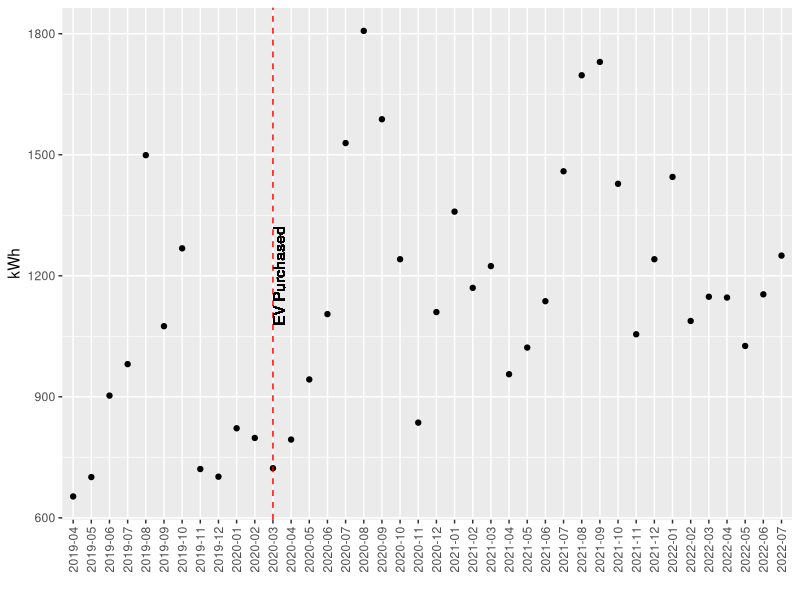
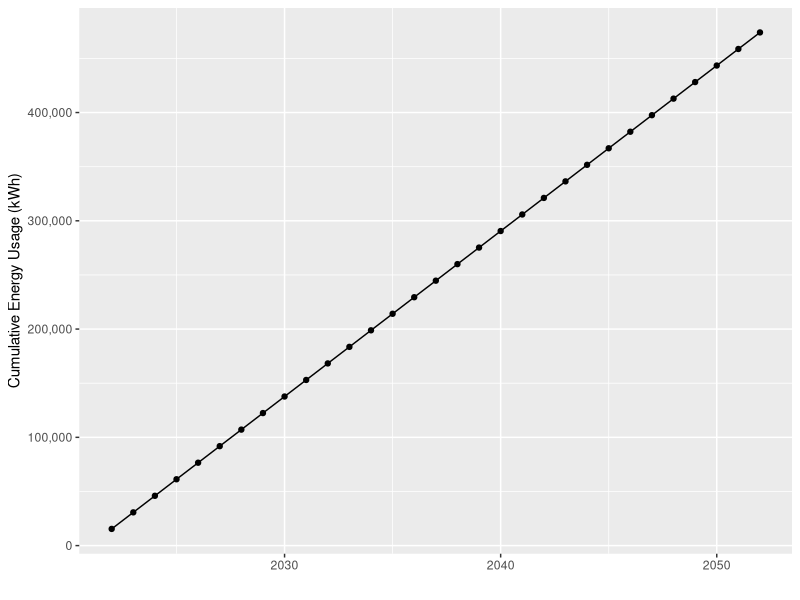
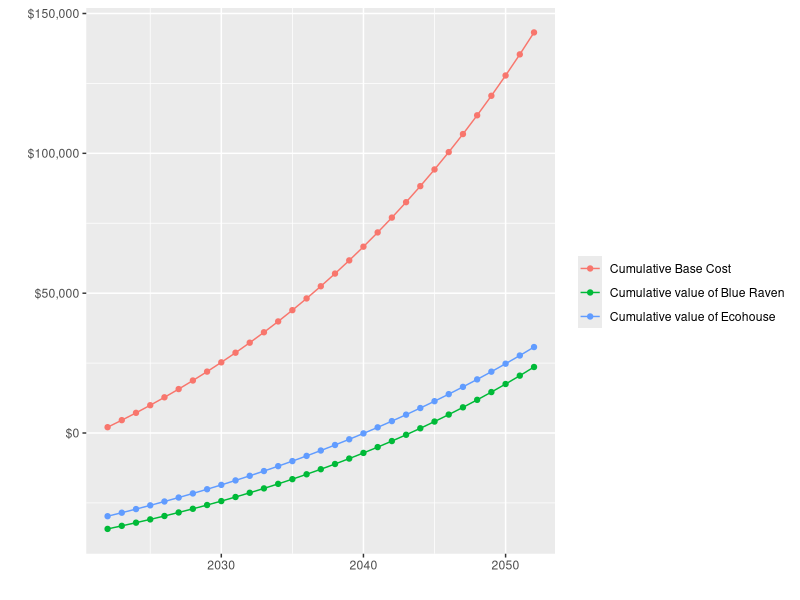
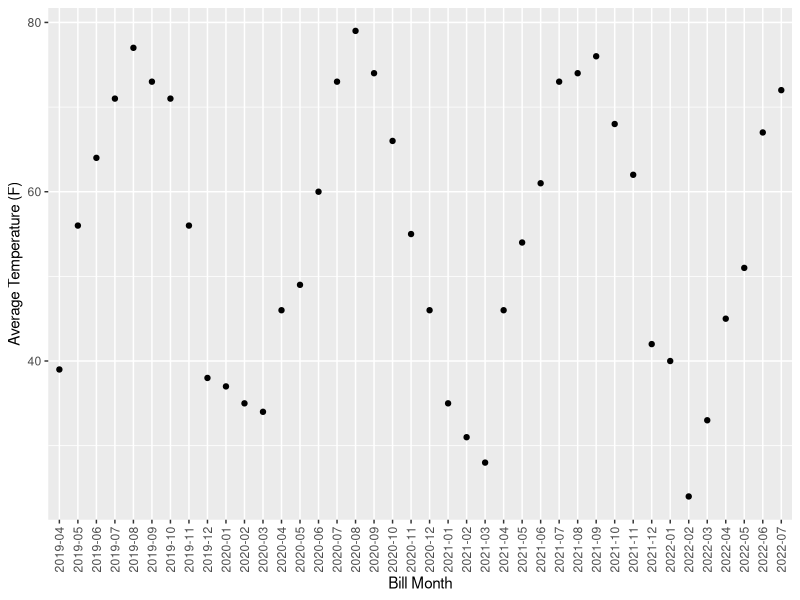
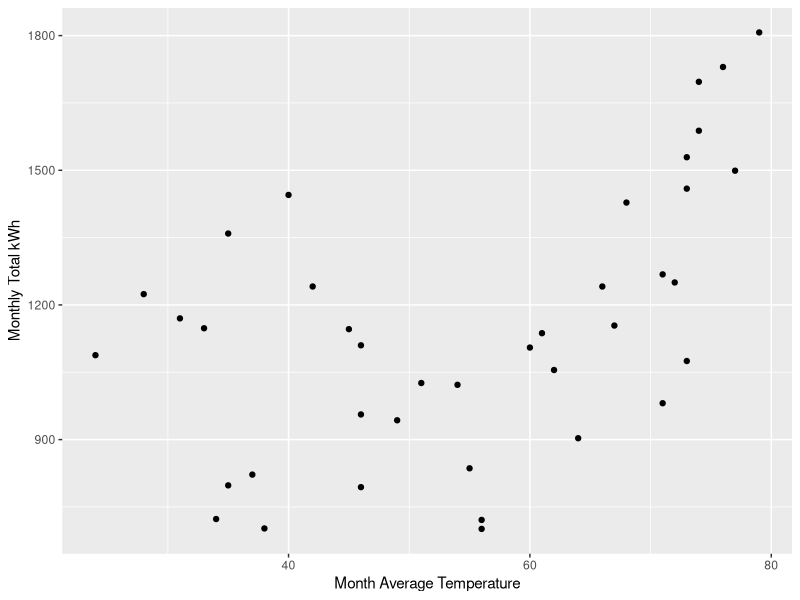
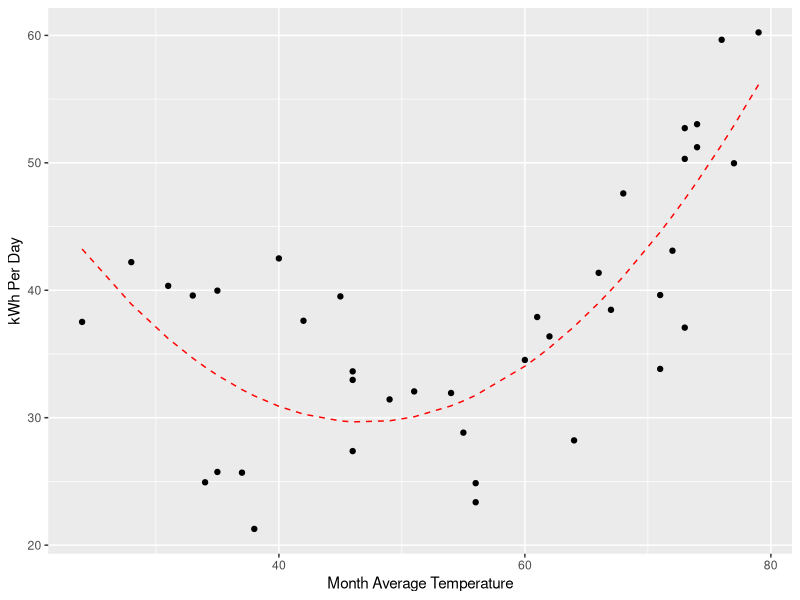
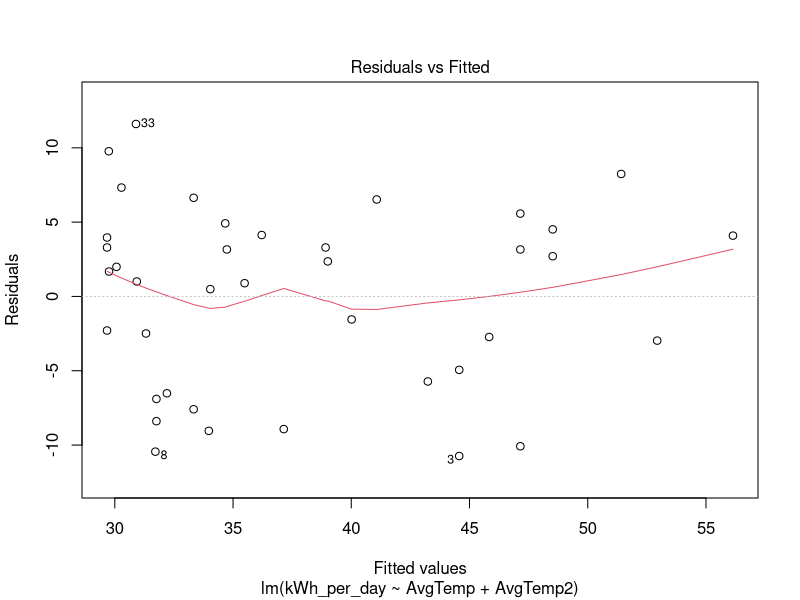
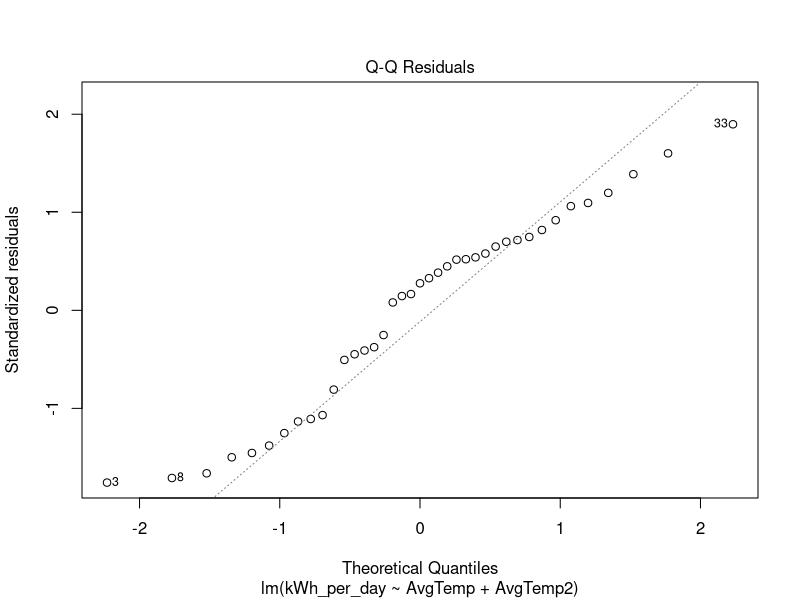

These figures' R source, in order:
## ---- chunk 1
knitr::opts_chunk$set(echo = FALSE)

require(ggplot2)
require(stringr)
require(lubridate)
## ---- chunk 2
stopifnot(file.exists("ActualData.csv"))
stopifnot(file.exists("ForecastData.csv"))

actual <- read.csv("ActualData.csv")
names(actual)[1] <- "Bill.Start"

strip_dollar_sign_or_comma <- function(x) as.numeric(gsub("[,$]", "", x))

forecast <- read.csv("ForecastData.csv")
names(forecast)[1] <- "Year"

forecast$yearmonth <- paste0(forecast$Year, "-", stringr::str_pad(forecast$Month, pad = "0", width = 2))
forecast$kWh <- strip_dollar_sign_or_comma(forecast$kWh)
forecast$Transmission <- strip_dollar_sign_or_comma(forecast$Transmission)
forecast$Customer <- strip_dollar_sign_or_comma(forecast$Customer)
forecast$Distribution <- strip_dollar_sign_or_comma(forecast$Distribution)
forecast$Generation <- strip_dollar_sign_or_comma(forecast$Generation)
forecast$Bill.Total <- strip_dollar_sign_or_comma(forecast$Bill.Total)

actual$Bill.Start <- lubridate::mdy(actual$Bill.Start)
## ---- chunk 3
ggplot(forecast, aes(x = yearmonth, y = kWh)) + geom_point() +
  theme(axis.text.x = element_text(angle = 90, vjust = 0.5)) +
  geom_vline(aes(xintercept = "2020-03"), col = "red", lty = 2) +
  geom_text(x = "2020-03", y = 1200, label = "EV Purchased", angle = 90, vjust = 1) +
  labs(x = "", y = "kWh")
## ---- chunk 4
actual_usage_previous_year <- sum(forecast$kWh[(nrow(forecast)-11):nrow(forecast)])
actual_cost_previous_year <- sum(forecast$Bill.Total[(nrow(forecast)-11):nrow(forecast)])
forecast_usage_per_year <- mean(forecast$kWh[16:length(forecast$kWh)])*12
forecast_trans_per_year <- mean(forecast$Transmission[28:40])*12
forecast_dist_per_year <- mean(forecast$Distribution[28:40])*12
forecast_cust_per_year <- forecast$Customer[40]*12
forecast_gen_per_year <- mean(forecast$kWh[16:length(forecast$kWh)])*12 * forecast$Generation.per.kWh[40]
forecast_bill_total <- forecast_trans_per_year + forecast_dist_per_year + forecast_cust_per_year + forecast_gen_per_year
blue_raven_production <- 13380
ecohouse_production <- 15453
blue_raven_eff <- .92
ecohouse_eff <- 0.8
blue_raven_total_cost <- 46341
blue_raven_tax_break <- 12049
eco_total_cost <- 42500
eco_tax_break <- 12750
energy_inflation <- 0.04
inflation <- 0.02
## ---- chunk 5
npv_data <- data.frame(
  year = 2022:2052,
  usage = c(actual_usage_previous_year, rep(forecast_usage_per_year, 30)),
  cost_no_solar = c(actual_cost_previous_year, 
                   forecast_bill_total*(1+energy_inflation)^(1:30)),
  generation_blue = c(0, blue_raven_production*(blue_raven_eff^(1/25))^(1:30)),
  generation_eco = c(0, ecohouse_production*(ecohouse_eff^(1/25))^(1:30))) |>
  dplyr::mutate(
    offset_blue = c(-(blue_raven_total_cost-blue_raven_tax_break), rep(0, 30)) +
      generation_blue*forecast$Generation.per.kWh[40]*(1+energy_inflation)^(0:30),
    offset_eco = c(-(eco_total_cost-eco_tax_break), rep(0, 30)) +
      generation_eco*forecast$Generation.per.kWh[40]*(1+energy_inflation)^(0:30))
## ---- chunk 6
ggplot(npv_data, aes(x = year, y = cumsum(usage))) + 
  geom_point() + 
  geom_line() +
  labs(x = "", y = "Cumulative Energy Usage (kWh)") +
  scale_y_continuous(labels = scales::comma_format())
## ---- chunk 7
ggplot(npv_data |>
         reshape2::melt(id.vars = "year") |>
         dplyr::filter(variable %in% c("cost_no_solar", "offset_blue", "offset_eco")) |>
         dplyr::group_by(variable) |>
         dplyr::mutate(value = cumsum(value)) |>
         dplyr::ungroup() |>
         dplyr::mutate(variable = factor(variable, labels = c("Cumulative Base Cost", "Cumulative value of Blue Raven", "Cumulative value of Ecohouse"))), 
       aes(x = year, y = value, group = variable, col = variable)) + 
  geom_point() + 
  geom_line() +
  scale_y_continuous(labels = scales::dollar_format()) +
  labs(x = "", y = "", col = "")
## ---- chunk 8
model_data <- data.frame(kWh = forecast$kWh[-1],
                         AvgTemp = forecast$AvgTemp[-1],
                         AvgTemp2 = forecast$AvgTemp[-1]^2,
                         Days = forecast$Days[-1],
                         kWh_per_day = forecast$kWh[-1] / forecast$Days[-1],
                         month = forecast$Month[-1])
lm1 <- lm(kWh_per_day ~ AvgTemp + AvgTemp2, data = model_data)

model_data$pred <- predict(lm1)
## ---- chunk 9
ggplot(forecast, aes(x = yearmonth, y = AvgTemp)) +
  geom_point() +
  labs(x = "Bill Month", y = "Average Temperature (F)") +
  theme(axis.text.x = element_text(angle = 90, vjust = 0.5))
## ---- chunk 10
ggplot(model_data, aes(x = AvgTemp, y = kWh)) +
  geom_point() +
  labs(x = "Month Average Temperature", y = "Monthly Total kWh")
## ---- chunk 11
ggplot(model_data, aes(x = AvgTemp, y = kWh_per_day)) +
  geom_point() +
  geom_line(aes(x = AvgTemp, y = pred), col = "red", lty = 2) +
  labs(x = "Month Average Temperature", y = "kWh Per Day")
## ---- chunk 12
plot(lm1, which = 1)
plot(lm1, which = 2)
## ---- chunk 13
X <- actual |>
  dplyr::filter(Bill.Start > as.Date("2022-08-01")) |>
  dplyr::rename(total_kwh = kWh,
                delivered_kwh = Delivered..kWh.,
                received_kwh = Received..kWh.,
                generation_supply = Generation..Supply.) |>
  dplyr::mutate(home_used = delivered_kwh + received_kwh + Solar.Production,
                transmission_per_kwh = Transmission / total_kwh,
                distribution_per_kwh = Distribution / total_kwh,
                forecast_distribution_per_kwh = ifelse(total_kwh > 0, Distribution / total_kwh, 0))

for (i in 2:nrow(X)) {
  if (X$transmission_per_kwh[i] == 0) X$transmission_per_kwh[i] <- X$transmission_per_kwh[i-1]
  if (X$forecast_distribution_per_kwh[i] == 0) X$forecast_distribution_per_kwh[i] <- X$forecast_distribution_per_kwh[i-1]
}

Y <- data.frame(Bill.Start = rep(as.Date(NA), 400),
                Bill.End = rep(as.character(NA), 400),
                Year = rep(NA_integer_, 400),
                Month = rep(NA_integer_, 400),
                Days = rep(NA_integer_, 400),
                total_kwh = rep(NA_integer_, 400),
                delivered_kwh = rep(NA_integer_, 400),
                received_kwh = rep(NA_integer_, 400),
                Transmission = rep(as.numeric(NA), 400),
                generation_supply = rep(as.numeric(NA), 400),
                Distribution = rep(as.numeric(NA), 400),
                Customer = rep(NA_integer_, 400),
                Generation.per.kWh = rep(as.numeric(NA), 400),
                Generation = rep(as.numeric(NA), 400),
                AvgTemp = rep(NA_integer_, 400),
                Solar.Production = rep(as.numeric(NA), 400),
                Bill.Total = rep(as.numeric(NA), 400),
                home_used = rep(as.numeric(NA), 400),
                transmission_per_kwh = rep(as.numeric(NA, 400)),
                distribution_per_kwh = rep(as.numeric(NA, 400)),
                forecast_distribution_per_kwh = rep(as.numeric(NA, 400)))
X2 <- rbind(X, Y)

for (i in (nrow(X) + 1):(nrow(X) + 400)) {
  X2$Month[i] = X2$Month[i-12]
  X2$Year[i] = X2$Year[i-12] + 1
  ind <- which(X$Month == X2$Month[i])
  X2$Days[i] = mean(X$Days[ind])
  X2$AvgTemp[i] = mean(X$AvgTemp[ind])
  X2$transmission_per_kwh[i] = X2$transmission_per_kwh[i-1]
  X2$forecast_distribution_per_kwh[i] = X2$forecast_distribution_per_kwh[i-1]
  X2$Generation.per.kWh[i] = X2$Generation.per.kWh[i-1]
}

X2$forecast_total_kwh = pmax(X2$home_used, (coef(lm1)[1] + coef(lm1)[2]*X2$AvgTemp + coef(lm1)[3]*X2$AvgTemp^2)*X2$Days, na.rm = TRUE)

X2 <- X2 |>
  dplyr::mutate(forecast_transmission = forecast_total_kwh * transmission_per_kwh,
                forecast_distribution = forecast_total_kwh * forecast_distribution_per_kwh,
                forecast_customer = 10,
                forecast_generation = forecast_total_kwh * Generation.per.kWh,
                forecast_total = forecast_transmission + forecast_distribution + forecast_customer + forecast_generation,
                estimated_save = ifelse(!is.na(Bill.Total), forecast_total - Bill.Total, forecast_total),
                total_cash_flow = estimated_save)

X2$total_cash_flow[1] <- X2$total_cash_flow[1] - 42500
X2$total_cash_flow[7] <- X2$total_cash_flow[7] + 12750

X2$npv <- 0
i_switch <- 0
X2$npv[1] <- X2$total_cash_flow[1]
for (i in 2:nrow(X2)) {
  X2$npv[i] <- sum(X2$total_cash_flow[1:i]*(1-0.02/12)^(0:(i-1)))
  if (X2$npv[i] >= 0 & X2$npv[i-1] < 0) i_switch = i
}

X2$year_month <- paste0(X2$Year, "-", stringr::str_pad(X2$Month, pad = "0", width = 2))
## ---- chunk 14
ggplot(X2 |>
         dplyr::filter(!is.na(Bill.Start)), aes(x = Bill.Start, y = AvgTemp)) + 
  geom_point() +
  labs(x = "", y = "Month Average Temperature (F)")
## ---- chunk 15
ggplot(X2 |>
         dplyr::filter(!is.na(Bill.Start)) |>
         dplyr::select(Bill.Start, forecast_total_kwh, delivered_kwh, received_kwh, Solar.Production) |>
         reshape2::melt(id.vars = "Bill.Start") |>
         dplyr::mutate(variable = factor(variable, labels = c("Actual Total Demand",
                                                              "From Grid",
                                                              "To Grid",
                                                              "Solar Production"))), 
       aes(x = Bill.Start, y = value, group = variable, col = variable)) + 
  geom_point() +
  labs(x = "", y = "Power (kWh)", col = "") +
  scale_y_continuous(labels = scales::comma_format()) +
  geom_vline(xintercept = as.Date("2025-01-31"), lty = 2) +
  geom_text(x = as.Date("2025-03-01"), y = 0, label = "Mach-E EV Purchased", angle = 90, vjust = 1, col = "black", size = 3)
## ---- chunk 16
ggplot(X2 |>
         dplyr::filter(!is.na(Bill.Start)) |>
         dplyr::select(Bill.Start, forecast_total_kwh, Solar.Production) |>
         reshape2::melt(id.vars = "Bill.Start") |>
         dplyr::mutate(variable = factor(variable, labels = c("Actual Total Demand",
                                                              "Solar Production"))), 
       aes(x = Bill.Start, y = value, group = variable, col = variable)) + 
  geom_point() +
  geom_line() +
  labs(x = "", y = "Power (kWh)", col = "") +
  scale_y_continuous(labels = scales::comma_format()) +
  geom_vline(xintercept = as.Date("2025-01-31"), lty = 2) +
  geom_text(x = as.Date("2025-03-01"), y = 2000, label = "Mach-E EV Purchased", angle = 90, vjust = 1, col = "black", size = 3)

## ---- chunk 17
temp <- X2 |>
  dplyr::mutate(forecast_total_kwh = cumsum(forecast_total_kwh)) |>
  dplyr::filter(Month == 12)
ggplot(temp, aes(x = Year, y = forecast_total_kwh)) + 
  geom_point() +
  geom_line() +
  labs(x = "", y = "Forecasted Cumulative Total kWh since Installation") +
  scale_y_continuous(labels = scales::comma_format())
## ---- chunk 18
temp <- X2 |>
  dplyr::mutate(cum_total_cash_flow = cumsum(total_cash_flow)) |>
  dplyr::filter(Month == 12, Year <= 2052) |>
  dplyr::left_join(npv_data |>
                     dplyr::select(year, offset_eco),
                   by = c("Year" = "year")) |>
  dplyr::mutate(cum_orig_cash_flow = cumsum(offset_eco))
temp2 <- X2 |>
  dplyr::group_by(Year) |>
  dplyr::summarize(total_cash_flow = sum(total_cash_flow)) |>
  dplyr::filter(Year <= 2052)
ggplot(temp, aes(x = Year, y = cum_total_cash_flow)) + 
  geom_point() +
  geom_line() +
  geom_point(mapping = aes(x = Year, y = cum_orig_cash_flow), col = "green", shape = 1) +
  geom_line(mapping = aes(x = Year, y = cum_orig_cash_flow), col = "green", lty = 2) +
  labs(x = "", y = "Forecasted Nominal Cumulative Cash Flow") +
  geom_hline(yintercept = 0, lty = 2, col = "red") +
  scale_y_continuous(labels = scales::dollar_format()) +
  geom_col(data = temp2, mapping = aes(x = Year, y = total_cash_flow), alpha = 0.5)
## ---- chunk 19
ggplot(temp, aes(x = Year, y = npv)) + 
  geom_point() +
  geom_line() +
  labs(x = "", y = "Forecasted Real Cumulative Cash Flow\n2022 Dollars") +
  geom_hline(yintercept = 0, lty = 2, col = "red") +
  geom_vline(xintercept = X2$Year[i_switch], lty = 2, col = "red") +
  scale_y_continuous(labels = scales::dollar_format())
